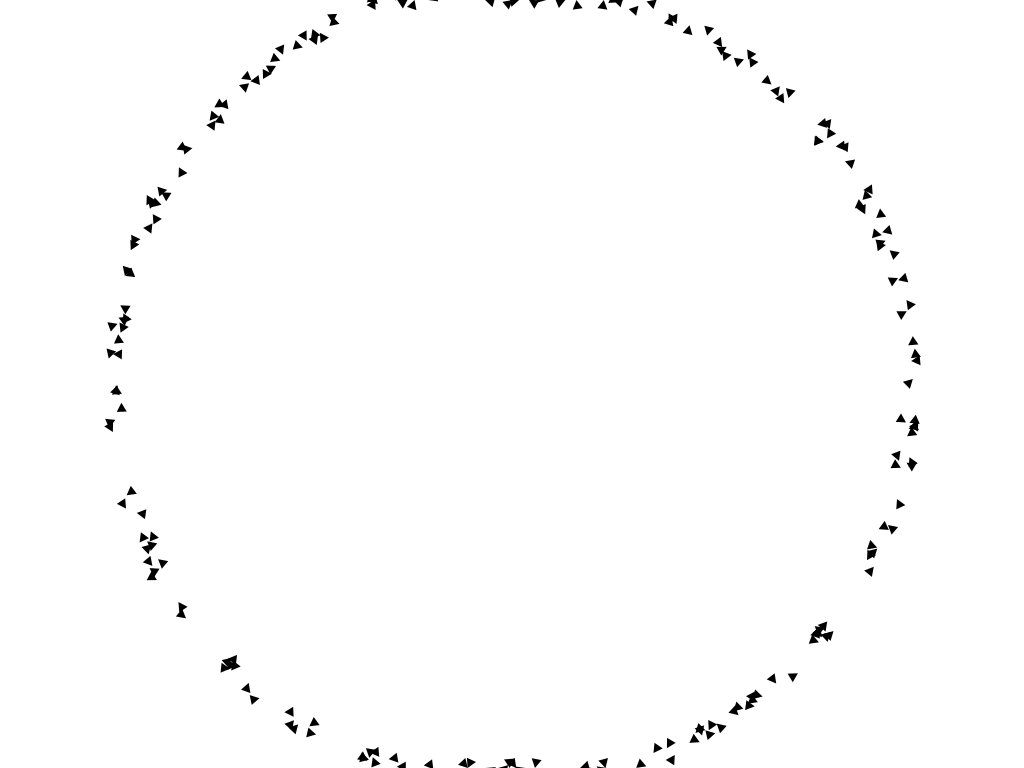
Frame 1 (no input)
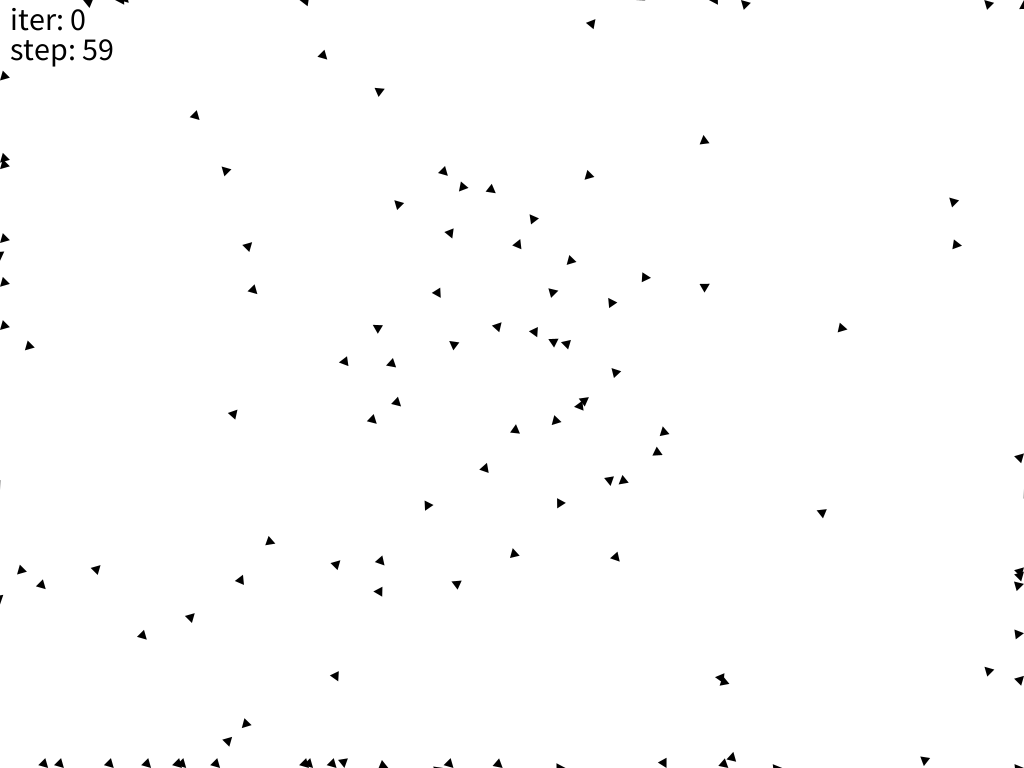
Frame 60 (the mouse pressed at the canvas centre just before this capture)
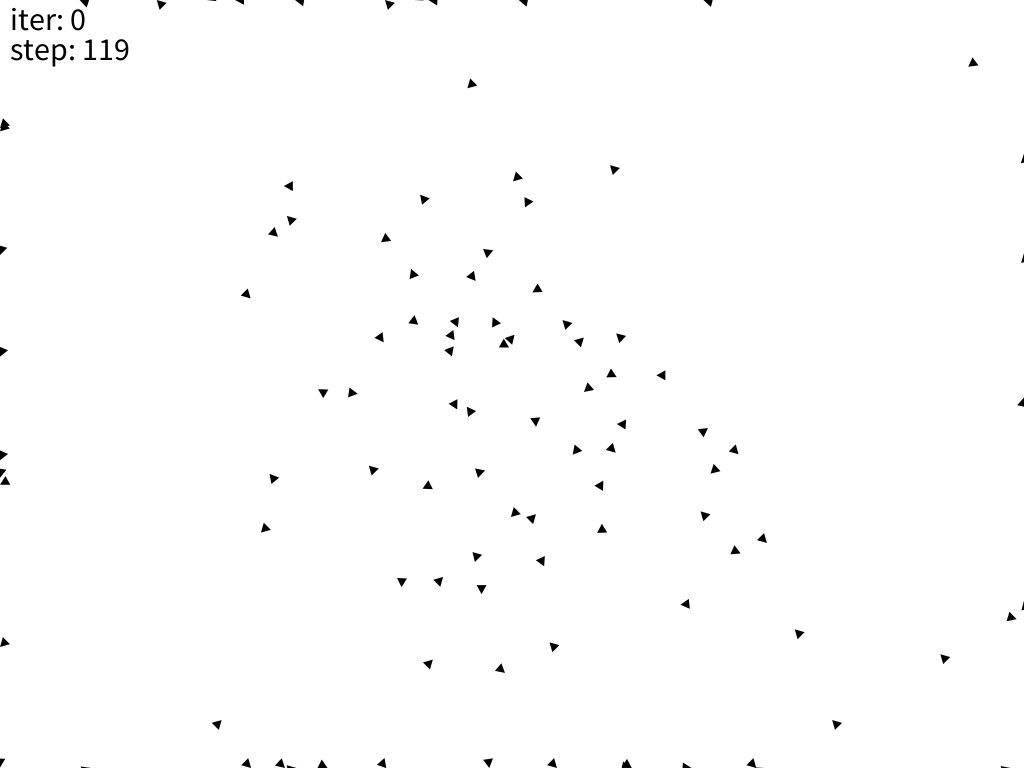
Frame 120 (the mouse held since frame 60 and released just before this capture)

The Processing sketch that drew these frames (run headless with seeded random() and noise(); from frame 60 on, the mouse is pressed at the canvas centre):

// Processing sketch: gann
// ── gann.pde
import java.util.*;

ArrayList<Agent> agents = new ArrayList<Agent>();

final int population = 200;
final int max_steps = 500;
final int max_iteration = 100;

float[] fitness_cdf;

int iter = 0;
int step = 0;
float avg_score = 0;

void setup() {
  size(1024, 768);
  
  // initilize population
  for (int i = 0; i < population; i++) {
    Agent a = new Agent();
    agents.add(a);
  }
  
  // initilize fitness
  fitness_cdf = new float[agents.size()];
}


void draw() {
  background(255);
  noStroke();
  
  disp_debug_info();
  
  for (int i = 0; i < agents.size(); i++) {
      agents.get(i).move();
      agents.get(i).show();
  }
  
  step += 1;
  
  if (step >= max_steps) {
    evoluation();
    
    iter += 1;
    step = 0;
  }
  
}

//

void disp_debug_info() {
  
  textSize(32);
  
  String s = "iter: " + iter;
  text(s, 10, 30);
  
  s = "step: " + step;
  text(s, 10, 60);
}


void evoluation() {
  ArrayList<Agent> agents_new = new ArrayList<Agent>();
  
  // decide fitness function
  float error_sum = 0;
  for (int i = 0; i < agents.size(); i++) {
      error_sum += 1.0 / (agents.get(i).error_avg);
  }
  
  for (int i = 0; i < agents.size(); i++) {
      fitness_cdf[i] = (1.0 / agents.get(i).error_avg) / error_sum;
      if (i != 0) {
        fitness_cdf[i] += fitness_cdf[i - 1]; 
      }
  }
  
  //println(fitness_cdf);
  
  // generate population
  for (int p = 0; p < agents.size(); p++) {
    int i = 0;
    int j = 0;
    float f;
    // parent A
    f = random(1);
    for (i = 0; i < fitness_cdf.length; i++) {
      if (fitness_cdf[i] > f) {
        break;
      }
    }
    // parent B
    f = random(1);
    for (j = 0; j < fitness_cdf.length; j++) {
      if (fitness_cdf[j] > f) {
        break;
      }
    } 
    //println(i, j);
    Agent child_new = crossover(agents.get(i), agents.get(j)); 
     
    agents_new.add(child_new);
  }
  
  agents = agents_new;
}


Agent crossover(Agent parentA, Agent parentB) {
  Agent child = new Agent();
  
  // weight_in
  for (int j = 0; j < 2; j++) {
    for (int i = 0; i < child.number_of_hidden; i++) {
      float s = random(1);
      if (s > 0.5) {
        child.weight_in[j][i] = parentA.weight_in[j][i];
      }
      else {
        child.weight_in[j][i] = parentB.weight_in[j][i];
      }
      
      //child.weight_in[j][i] = mutation(child.weight_in[j][i]); 
    }
  }
  
  // weight_out
  for (int j = 0; j < child.number_of_hidden; j++) {
    for (int i = 0; i < 2; i++) {
      float s = random(1);
      if (s > 0.5) {
        child.weight_out[j][i] = parentA.weight_out[j][i]; 
      }
      else {
        child.weight_out[j][i] = parentB.weight_out[j][i];
      }
      
      //child.weight_out[j][i] = mutation(child.weight_out[j][i]);
    }
  }
  
  return child;
  
}


float mutation(float dna) {
  float new_dna;
  float p = random(1);
  
  if (p < 0.01) {
    new_dna = random(-0.1, 0.1);
  } else {
    new_dna = dna;
  }
  
  return new_dna;
  
}

// ── Agent.pde
public class Agent {
  int     agent_id = 0;
  PVector loc;
  PVector vel = new PVector(0,0);
  PVector acc = new PVector(0,0);
  
  float   error_avg = 0;
  long    iter      = 1;
  
  int number_of_hidden = 8;
  float[][] weight_in = new float[2][number_of_hidden];
  float[][] weight_out = new float[number_of_hidden][2];
  
  Agent() {
    for (int j = 0; j < 2; j++) {
      for (int i = 0; i < number_of_hidden; i++) {
        weight_in[j][i] = random(-0.1, 0.1);
      }
    }
    
   for (int j = 0; j < number_of_hidden; j++) {
      for (int i = 0; i < 2; i++) {
        weight_out[j][i] = random(-0.1, 0.1);
      }
    }
    
    float ang = random(TWO_PI);
    
    loc = new PVector(400*sin(ang) + width/2, 400*cos(ang) + height/2);
    
  }
  
  public void move() {
    PVector center = new PVector(width/2, height/2);
    PVector error  = PVector.sub(center, loc);
    
    float[] weight_fire = new float[number_of_hidden];
    PVector acc_fire = new PVector(0, 0);
    
    error_avg = error_avg * iter / (iter + 1) + error.mag() / (iter + 1);
    iter += 1;
    
    for (int i = 0; i < weight_fire.length; i++) {
      weight_fire[i] = error.x * weight_in[0][i] + error.y * weight_in[1][i];
      acc_fire.x += weight_fire[i] * weight_out[i][0];
      acc_fire.y += weight_fire[i] * weight_out[i][1];
    }
    
    acc = acc_fire;
    acc.x = constrain(acc.x, -20, 20);
    acc.y = constrain(acc.y, -20, 20);
    
    vel.add(acc);
    vel.x = constrain(vel.x, -10, 10);
    vel.y = constrain(vel.y, -10, 10);
    
    loc.add(vel);
    loc.x = constrain(loc.x, 0, width);
    loc.y = constrain(loc.y, 0, height);
  }
  
  public void learn(){
    
    if (iter == 600) {
      
      if (error_avg > 100) {
        regenerate();
      }
      iter = 1;
      
      println(error_avg);
      error_avg = 0; 
    }
  }
  
  public void show() {
    pushMatrix();
    
    float r = constrain(error_avg/10, 1, 10);
    fill(10*(10-r));
    
    translate(loc.x, loc.y);
    rotate(vel.heading());
    triangle(-5, 9, 0, 0, 5, 9);
    //showWeights();
    popMatrix();
  }
  
  public void showWeights() {
    for (int j = 0; j < weight_in.length; j++) {
      for (int i = 0; i < weight_in[0].length; i++) {
        String s = Float.toString(weight_in[j][i]);
        text(s, 0 + 100 * j, 10 + 10*i);
      }
    }
  }
  
  public void regenerate() {
    for (int j = 0; j < 2; j++) {
      for (int i = 0; i < number_of_hidden; i++) {
        weight_in[j][i] = random(-0.01, 0.01);
      }
    }
  }

/*  
 @Override
  public String toString() {
    ;
  }
*/

}
